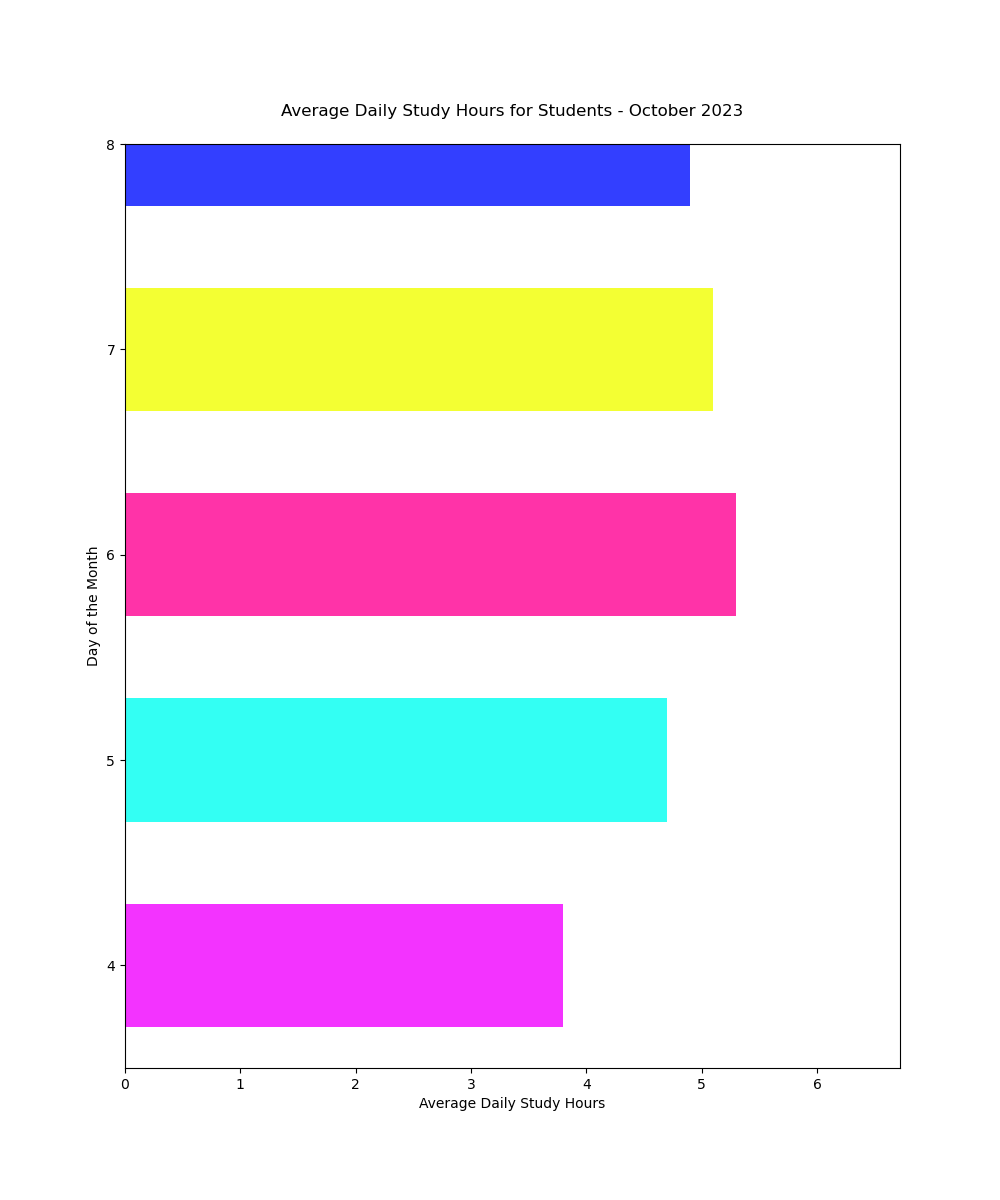

Source code (Python):

import matplotlib.pyplot as plt

# Data
days = [str(day) for day in range(1, 32)]
study_hours = [4.0, 4.5, 5.0, 3.8, 4.7, 5.3, 5.1, 4.9, 5.2, 4.4, 5.5, 5.0, 4.3, 5.8, 6.0, 6.2, 6.1, 5.6, 5.4, 5.7, 5.3, 5.1, 5.9, 6.1, 6.4, 6.3, 6.0, 5.9, 5.2, 4.8, 4.5]

# Creating the figure and specifying figure size
plt.figure(figsize=(10, 12))

# Creating the bar chart as a horizontal chart
plt.barh(days, study_hours, height=0.6, color=['#FF5733', '#33FF57', '#3357FF', '#F333FF', 
                                              '#33FFF3', '#FF33A8', '#F3FF33', '#333FFF',
                                              '#57FF33', '#5733FF', '#F333FF', '#33FF57',
                                              '#33FFF3', '#FF33A8', '#57FF33', '#5733FF',
                                              '#F333FF', '#33FF57', '#33FFF3', '#FF33A8',
                                              '#57FF33', '#5733FF', '#F333FF', '#33FF57',
                                              '#33FFF3', '#FF33A8', '#57FF33', '#5733FF',
                                              '#F333FF', '#33FF57', '#33FFF3'])

# Adding labels and title
plt.xlabel('Average Daily Study Hours')
plt.ylabel('Day of the Month')
plt.title('Average Daily Study Hours for Students - October 2023', pad=20)

# Setting y-axis limits
plt.ylim(2.5, 7)

# Show the plot
plt.show()
